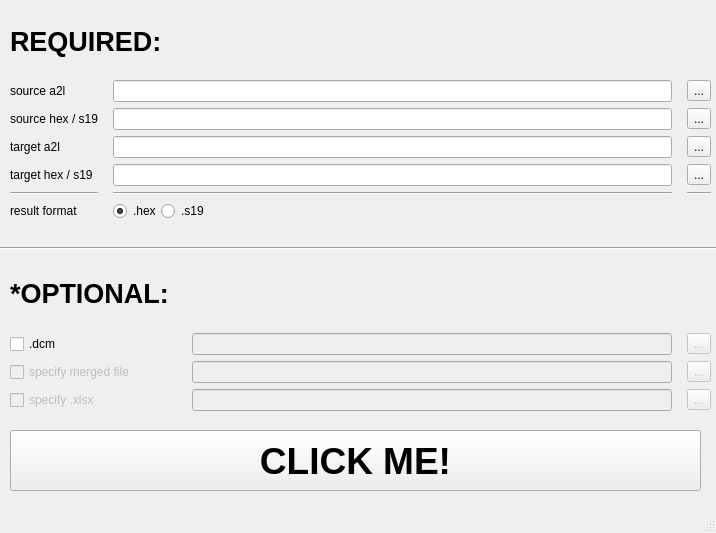
<?xml version="1.0" encoding="UTF-8"?>
<ui version="4.0">
 <class>MainWindow</class>
 <widget class="QMainWindow" name="MainWindow">
  <property name="geometry">
   <rect>
    <x>0</x>
    <y>0</y>
    <width>716</width>
    <height>533</height>
   </rect>
  </property>
  <property name="sizePolicy">
   <sizepolicy hsizetype="Preferred" vsizetype="Preferred">
    <horstretch>0</horstretch>
    <verstretch>0</verstretch>
   </sizepolicy>
  </property>
  <property name="windowTitle">
   <string>calibration merge tool@steve.zhao</string>
  </property>
  <widget class="QWidget" name="centralwidget">
   <widget class="QPushButton" name="pushButton">
    <property name="geometry">
     <rect>
      <x>10</x>
      <y>430</y>
      <width>691</width>
      <height>61</height>
     </rect>
    </property>
    <property name="font">
     <font>
      <pointsize>28</pointsize>
      <bold>true</bold>
     </font>
    </property>
    <property name="text">
     <string>CLICK ME!</string>
    </property>
   </widget>
   <widget class="QWidget" name="gridLayoutWidget">
    <property name="geometry">
     <rect>
      <x>10</x>
      <y>10</y>
      <width>701</width>
      <height>211</height>
     </rect>
    </property>
    <layout class="QGridLayout" name="gridLayout_required" columnstretch="0,0,0">
     <property name="sizeConstraint">
      <enum>QLayout::SetNoConstraint</enum>
     </property>
     <property name="horizontalSpacing">
      <number>15</number>
     </property>
     <property name="verticalSpacing">
      <number>6</number>
     </property>
     <item row="3" column="2">
      <widget class="QToolButton" name="toolButton_tgt_a2l">
       <property name="text">
        <string>...</string>
       </property>
      </widget>
     </item>
     <item row="3" column="1">
      <widget class="QLineEdit" name="lineEdit_tgt_a2l"/>
     </item>
     <item row="2" column="1">
      <widget class="QLineEdit" name="lineEdit_src_hex_s19"/>
     </item>
     <item row="4" column="0">
      <widget class="QLabel" name="label_tgt_hex_s19">
       <property name="text">
        <string>target hex / s19</string>
       </property>
      </widget>
     </item>
     <item row="6" column="0">
      <widget class="QLabel" name="label_res_format">
       <property name="text">
        <string>result format</string>
       </property>
      </widget>
     </item>
     <item row="1" column="0">
      <widget class="QLabel" name="label_src_a2l">
       <property name="text">
        <string>source a2l</string>
       </property>
      </widget>
     </item>
     <item row="5" column="2">
      <widget class="Line" name="line_3">
       <property name="orientation">
        <enum>Qt::Horizontal</enum>
       </property>
      </widget>
     </item>
     <item row="3" column="0">
      <widget class="QLabel" name="label_tgt_a2l">
       <property name="text">
        <string>target a2l</string>
       </property>
      </widget>
     </item>
     <item row="4" column="1">
      <widget class="QLineEdit" name="lineEdit_tgt_hex_s19"/>
     </item>
     <item row="5" column="0">
      <widget class="Line" name="line_2">
       <property name="orientation">
        <enum>Qt::Horizontal</enum>
       </property>
      </widget>
     </item>
     <item row="1" column="2">
      <widget class="QToolButton" name="toolButton_src_a2l">
       <property name="text">
        <string>...</string>
       </property>
      </widget>
     </item>
     <item row="2" column="2">
      <widget class="QToolButton" name="toolButton_src_hex_s19">
       <property name="text">
        <string>...</string>
       </property>
      </widget>
     </item>
     <item row="5" column="1">
      <widget class="Line" name="line">
       <property name="orientation">
        <enum>Qt::Horizontal</enum>
       </property>
      </widget>
     </item>
     <item row="2" column="0">
      <widget class="QLabel" name="label_src_hex_s19">
       <property name="enabled">
        <bool>true</bool>
       </property>
       <property name="text">
        <string>source hex / s19</string>
       </property>
      </widget>
     </item>
     <item row="1" column="1">
      <widget class="QLineEdit" name="lineEdit_src_a2l"/>
     </item>
     <item row="4" column="2">
      <widget class="QToolButton" name="toolButton_tgt_hex_s19">
       <property name="text">
        <string>...</string>
       </property>
      </widget>
     </item>
     <item row="0" column="0" colspan="3">
      <widget class="QLabel" name="label_6">
       <property name="font">
        <font>
         <pointsize>20</pointsize>
         <bold>true</bold>
        </font>
       </property>
       <property name="text">
        <string>REQUIRED: </string>
       </property>
       <property name="textFormat">
        <enum>Qt::RichText</enum>
       </property>
      </widget>
     </item>
     <item row="6" column="1">
      <layout class="QHBoxLayout" name="horizontalLayout">
       <item>
        <widget class="QRadioButton" name="radioButton_hex">
         <property name="layoutDirection">
          <enum>Qt::LeftToRight</enum>
         </property>
         <property name="autoFillBackground">
          <bool>true</bool>
         </property>
         <property name="text">
          <string>.hex</string>
         </property>
         <property name="checked">
          <bool>true</bool>
         </property>
        </widget>
       </item>
       <item>
        <widget class="QRadioButton" name="radioButton_s19">
         <property name="text">
          <string>.s19</string>
         </property>
        </widget>
       </item>
       <item>
        <spacer name="horizontalSpacer">
         <property name="orientation">
          <enum>Qt::Horizontal</enum>
         </property>
         <property name="sizeHint" stdset="0">
          <size>
           <width>31</width>
           <height>20</height>
          </size>
         </property>
        </spacer>
       </item>
      </layout>
     </item>
    </layout>
   </widget>
   <widget class="Line" name="line_7">
    <property name="geometry">
     <rect>
      <x>0</x>
      <y>240</y>
      <width>741</width>
      <height>16</height>
     </rect>
    </property>
    <property name="orientation">
     <enum>Qt::Horizontal</enum>
    </property>
   </widget>
   <widget class="QWidget" name="gridLayoutWidget_2">
    <property name="geometry">
     <rect>
      <x>10</x>
      <y>260</y>
      <width>701</width>
      <height>151</height>
     </rect>
    </property>
    <layout class="QGridLayout" name="gridLayout_optional">
     <property name="horizontalSpacing">
      <number>15</number>
     </property>
     <item row="3" column="3">
      <widget class="QToolButton" name="toolButton_merged">
       <property name="enabled">
        <bool>false</bool>
       </property>
       <property name="text">
        <string>...</string>
       </property>
      </widget>
     </item>
     <item row="3" column="0">
      <widget class="QCheckBox" name="checkBox_merged">
       <property name="enabled">
        <bool>false</bool>
       </property>
       <property name="text">
        <string>specify merged file</string>
       </property>
      </widget>
     </item>
     <item row="3" column="2">
      <widget class="QLineEdit" name="lineEdit_merged">
       <property name="enabled">
        <bool>false</bool>
       </property>
      </widget>
     </item>
     <item row="0" column="0">
      <widget class="QLabel" name="label_7">
       <property name="font">
        <font>
         <pointsize>20</pointsize>
         <bold>true</bold>
        </font>
       </property>
       <property name="text">
        <string>*OPTIONAL: </string>
       </property>
       <property name="textFormat">
        <enum>Qt::RichText</enum>
       </property>
      </widget>
     </item>
     <item row="1" column="3">
      <widget class="QToolButton" name="toolButton_dcm">
       <property name="enabled">
        <bool>false</bool>
       </property>
       <property name="text">
        <string>...</string>
       </property>
      </widget>
     </item>
     <item row="1" column="2">
      <widget class="QLineEdit" name="lineEdit_dcm">
       <property name="enabled">
        <bool>false</bool>
       </property>
      </widget>
     </item>
     <item row="1" column="0">
      <widget class="QCheckBox" name="checkbox_dcm">
       <property name="text">
        <string>.dcm</string>
       </property>
      </widget>
     </item>
     <item row="4" column="0">
      <widget class="QCheckBox" name="checkBox_xlsx">
       <property name="enabled">
        <bool>false</bool>
       </property>
       <property name="text">
        <string>specify .xlsx</string>
       </property>
      </widget>
     </item>
     <item row="4" column="2">
      <widget class="QLineEdit" name="lineEdit_xlsx">
       <property name="enabled">
        <bool>false</bool>
       </property>
      </widget>
     </item>
     <item row="4" column="3">
      <widget class="QToolButton" name="toolButton_xlsx">
       <property name="enabled">
        <bool>false</bool>
       </property>
       <property name="text">
        <string>...</string>
       </property>
      </widget>
     </item>
    </layout>
   </widget>
  </widget>
  <widget class="QMenuBar" name="menubar">
   <property name="geometry">
    <rect>
     <x>0</x>
     <y>0</y>
     <width>716</width>
     <height>22</height>
    </rect>
   </property>
  </widget>
  <widget class="QStatusBar" name="statusbar"/>
 </widget>
 <resources/>
 <connections>
  <connection>
   <sender>checkbox_dcm</sender>
   <signal>clicked(bool)</signal>
   <receiver>lineEdit_dcm</receiver>
   <slot>setEnabled(bool)</slot>
   <hints>
    <hint type="sourcelabel">
     <x>98</x>
     <y>408</y>
    </hint>
    <hint type="destinationlabel">
     <x>420</x>
     <y>408</y>
    </hint>
   </hints>
  </connection>
  <connection>
   <sender>checkbox_dcm</sender>
   <signal>clicked(bool)</signal>
   <receiver>toolButton_dcm</receiver>
   <slot>setEnabled(bool)</slot>
   <hints>
    <hint type="sourcelabel">
     <x>98</x>
     <y>408</y>
    </hint>
    <hint type="destinationlabel">
     <x>667</x>
     <y>408</y>
    </hint>
   </hints>
  </connection>
  <connection>
   <sender>checkBox_xlsx</sender>
   <signal>clicked(bool)</signal>
   <receiver>lineEdit_xlsx</receiver>
   <slot>setEnabled(bool)</slot>
   <hints>
    <hint type="sourcelabel">
     <x>98</x>
     <y>432</y>
    </hint>
    <hint type="destinationlabel">
     <x>420</x>
     <y>432</y>
    </hint>
   </hints>
  </connection>
  <connection>
   <sender>checkBox_xlsx</sender>
   <signal>clicked(bool)</signal>
   <receiver>toolButton_xlsx</receiver>
   <slot>setEnabled(bool)</slot>
   <hints>
    <hint type="sourcelabel">
     <x>98</x>
     <y>432</y>
    </hint>
    <hint type="destinationlabel">
     <x>667</x>
     <y>432</y>
    </hint>
   </hints>
  </connection>
  <connection>
   <sender>checkBox_merged</sender>
   <signal>clicked(bool)</signal>
   <receiver>lineEdit_merged</receiver>
   <slot>setEnabled(bool)</slot>
   <hints>
    <hint type="sourcelabel">
     <x>98</x>
     <y>460</y>
    </hint>
    <hint type="destinationlabel">
     <x>420</x>
     <y>460</y>
    </hint>
   </hints>
  </connection>
  <connection>
   <sender>checkBox_merged</sender>
   <signal>clicked(bool)</signal>
   <receiver>toolButton_merged</receiver>
   <slot>setEnabled(bool)</slot>
   <hints>
    <hint type="sourcelabel">
     <x>98</x>
     <y>460</y>
    </hint>
    <hint type="destinationlabel">
     <x>667</x>
     <y>460</y>
    </hint>
   </hints>
  </connection>
  <connection>
   <sender>checkbox_dcm</sender>
   <signal>clicked(bool)</signal>
   <receiver>lineEdit_dcm</receiver>
   <slot>clear()</slot>
   <hints>
    <hint type="sourcelabel">
     <x>98</x>
     <y>364</y>
    </hint>
    <hint type="destinationlabel">
     <x>435</x>
     <y>364</y>
    </hint>
   </hints>
  </connection>
  <connection>
   <sender>checkBox_xlsx</sender>
   <signal>clicked(bool)</signal>
   <receiver>lineEdit_xlsx</receiver>
   <slot>clear()</slot>
   <hints>
    <hint type="sourcelabel">
     <x>98</x>
     <y>392</y>
    </hint>
    <hint type="destinationlabel">
     <x>435</x>
     <y>392</y>
    </hint>
   </hints>
  </connection>
  <connection>
   <sender>checkBox_merged</sender>
   <signal>clicked(bool)</signal>
   <receiver>lineEdit_merged</receiver>
   <slot>clear()</slot>
   <hints>
    <hint type="sourcelabel">
     <x>98</x>
     <y>420</y>
    </hint>
    <hint type="destinationlabel">
     <x>435</x>
     <y>420</y>
    </hint>
   </hints>
  </connection>
 </connections>
</ui>
